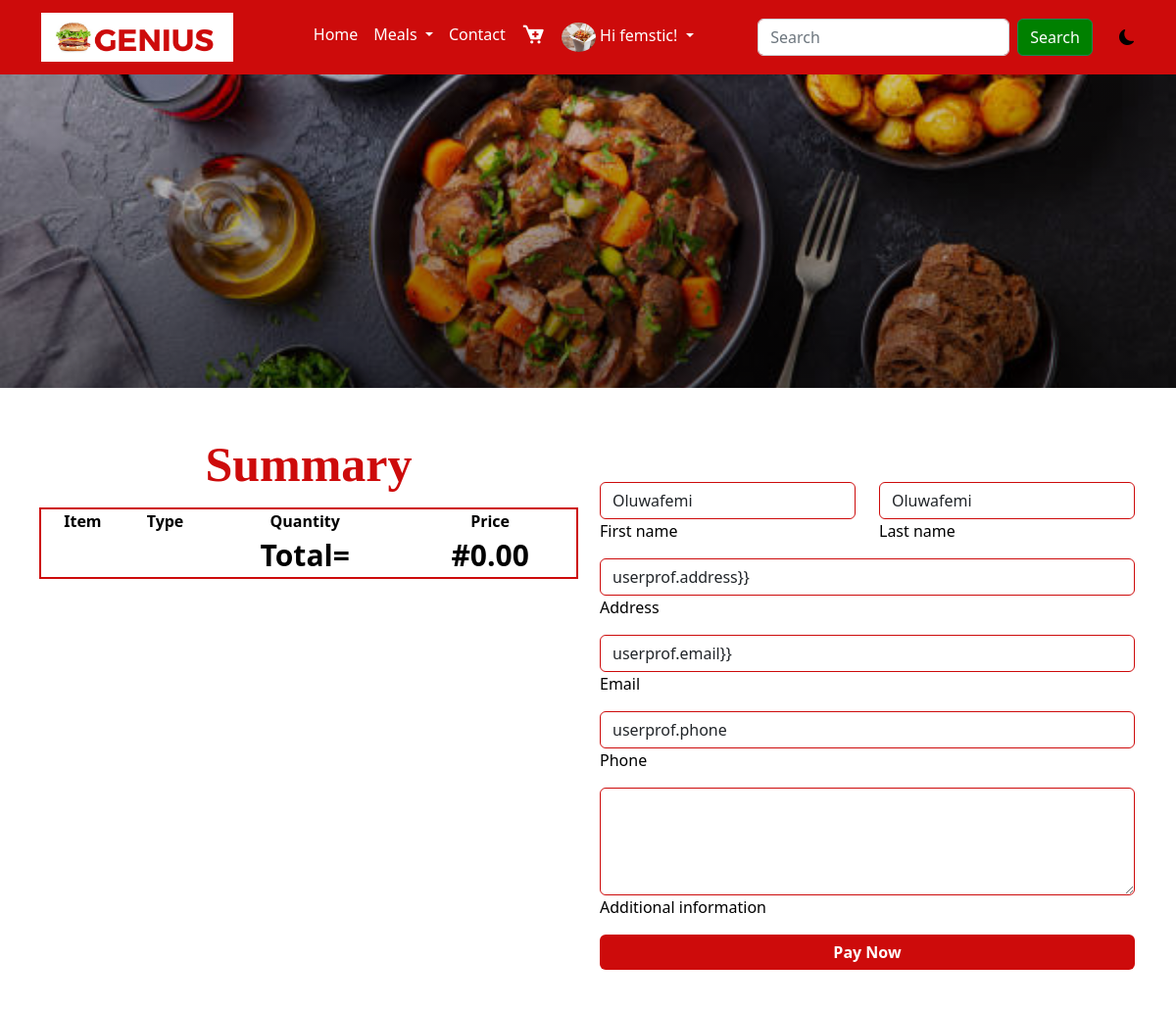
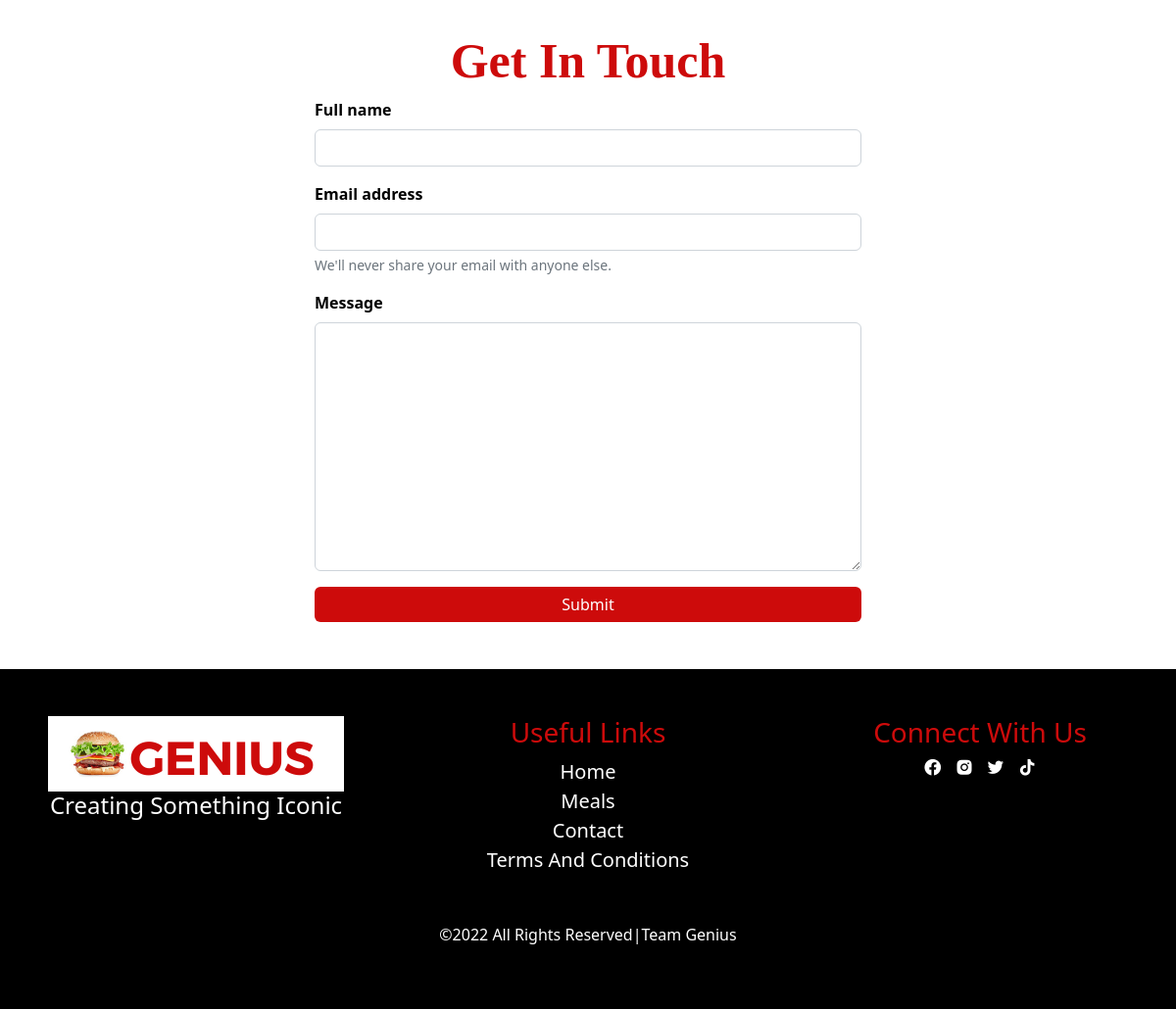
The app's page /checkout (signed in) with its own data (2 pictures, top to bottom).
### main/models.py (models this page shows, shortened)
class AppInfo(models.Model):
    title = models.CharField(max_length=50)
    logo = models.ImageField(upload_to='logo')
    carousel1 = models.ImageField(upload_to='carousel')
    carousel2 = models.ImageField(upload_to='carousel')
    carousel3 = models.ImageField(upload_to='carousel')
    banner = models.ImageField(upload_to='banner')
    copyright = models.IntegerField()

class Customer(models.Model):
    user = models.OneToOneField(User, on_delete=models.CASCADE)
    first_name = models.CharField(max_length=50)
    last_name = models.CharField(max_length=50)
    email = models.EmailField(max_length=100)
    address = models.CharField(max_length=200)
    phone = models.CharField(max_length=50)
    pix = models.ImageField(upload_to='customer', default='customer/avatar.png', blank=True, null=True)

### main/views.py (the view)
# urls.py: path('checkout', views.checkout, name='checkout'),
def checkout(request):
    userprof = Customer.objects.get(user__username = request.user.username)
    cart = Cart.objects.filter(user__username = request.user.username, paid=False)
    for item in cart:
        item.amount = item.price *item.qty
        item.save()
    subtotal = 0
    vat = 0
    total = 0
    for item in cart:
        subtotal += item.price * item.qty
        vat = 0.075 * subtotal
        total = subtotal + vat
    context = {
        'cart':cart,
        'subtotal':subtotal,
        'vat':vat,
        'total':total,
        'userprof':userprof
    }
    return render(request, 'checkout.html', context)

### main/context_processor.py (called while the page is built)
def appdetail(request):
    info = AppInfo.objects.get(pk=1)
    meal = Category.objects.all()
    context = {
        'info':info,
        'meal':meal
    }
    return context

### main/templates/checkout.html (shortened to what this page needs)
{% extends 'base.html' %}
{% load humanize %}
{% block header %} {% include 'header.html' %} {% endblock header %}
{% block banner %} {% include 'banner.html' %} {% endblock banner %}
{% block content %}
<div class="container mt-5 mb-5">
  <div class="row">
    <div class="col-12 col-md-6 cart">
      <table>
        <h1 class="title text-center mb-3">summary</h1>
        <tbody>
          <th>item</th>
          <th>type</th>
          <th>quantity</th>
          <th>price</th>
        </tbody>
        <tr class="total">
          <td> </td>
          <td> </td>
          <td> total=</td>
          <td> #{{total|floatformat:2|intcomma}}</td>
        </tr>
      </table>
    </div>
    <div class="col-12 col-md-6 mt-5 check" >
      <form action="{% url 'pay' %}" method="POST">
        <div class="row mb-2">
          <div class="col">
            <div class="form-outline">
              <input type="text" name="first_name" value="{{userprof.first_name}}" id="form6Example1" class="form-control" />
              <label class="form-label" for="form6Example1">First name</label>
            </div>
          </div>
          <div class="col">
            <div class="form-outline">
              <input type="text" name="last_name" value="{{userprof.last_name}}" id="form6Example2" class="form-control" />
              <label class="form-label" for="form6Example2">Last name</label>
            </div>
          </div>
        </div>
        <div class="form-outline mb-2">
          <input type="text" name="address" value="userprof.address}}" id="form6Example4" class="form-control" />
          <label class="form-label" for="form6Example4">Address</label>
        </div>
        <div class="form-outline mb-2">
          <input type="email" name="email" value="userprof.email}}" id="form6Example5" class="form-control" />
          <label class="form-label" for="form6Example5">Email</label>
        </div>
        <div class="form-outline mb-2">
          <input type="text" name="phone" value="userprof.phone" id="form6Example6" class="form-control" />
          <label class="form-label" for="form6Example6">Phone</label>
        </div>
        <div class="form-outline mb-2">
          <textarea class="form-control" name="add_info" id="form6Example7" rows="4"></textarea>
          <label class="form-label" for="form6Example7">Additional information</label>
        </div>
        <div class="checkbut">
          <button type="submit" class="btn btn-primary btn-block mb-4">Pay Now</button>
        </div>
      </form>
    </div>
  </div>
 </div>
{% endblock content %}
{% block contact %} {% include 'contact.html' %} {% endblock contact %}
{% block footer %} {% include 'footer.html' %} {% endblock footer %}

### main/templates/header.html (shortened to what this page needs)
{% load static %}
<nav class="navbar navbar-expand-lg sticky-top">
    <div class="container">
      <a class="navbar-brand" href="#"><img src="{{info.logo.url}}" alt="" style="height: 50px;"></a>
      <div class="collapse navbar-collapse" id="navbarSupportedContent">
        <ul class="navbar-nav mx-auto mb-2 mb-lg-0">
          {% if user.is_authenticated %}
          <li class="nav-item">
            <a class="nav-link" aria-current="page" href="{% url 'home' %}">Home</a>
          </li>
          <li class="nav-item dropdown">
            <a class="nav-link dropdown-toggle" href="#" role="button" data-bs-toggle="dropdown" aria-expanded="false">
              Meals
            </a>
          </li>
          <li class="nav-item">
            <a class="nav-link" href="#contact">Contact</a>
          </li>
          <li class="nav-item">
            <a class="nav-link" href="{% url 'cart' %}"><i class='bx bxs-cart-add'></i></a>
          </li>
          <li class="nav-item dropdown">
            <a class="nav-link dropdown-toggle" href="#" role="button" data-bs-toggle="dropdown" aria-expanded="false">
             {% if user.customer %}
             <img src="{{user.customer.pix.url}}" alt="">
             {% endif %}
             {% if request.user %}
             <span>Hi {{user.username}}!</span>
             {% endif %}
            </a>
          </li>
          {% endif %}
        </ul>
        <form action="{% url 'search' %}" method="POST" class="d-flex search" role="search">
          <input class="form-control me-2" name="search" type="search" placeholder="Search" aria-label="Search">
          <button class="btn btn-outline-success" type="submit">Search</button>
        </form>
        <div class="jonah">
          <i class="bi bi-moon-fill"></i>
        </div>
      </div>
    </div>
</nav>

### main/templates/footer.html
<div class="container-fluid footer pt-5 pb-5">
    <div class="row footer1">
      <div class="col-12 col-md-4">
        <img src="{{info.logo.url}}" alt="">
        <h4>creating something iconic</h4>
      </div>
      <div class="col-12 col-md-4">
        <h3>useful links</h3>
        <ul class="list-unstyled">
          <li><a href="">home</a></li>
          <li><a href="">meals</a></li>
          <li><a href="">contact</a></li>
          <li><a href="">terms and conditions</a></li>
        </ul>
      </div>
      <div class="col-12 col-md-4">
        <h3>connect with us</h3>
        <ul class="list-unstyled">
          <li class="list-inline-item"><i class='bx bxl-facebook-circle'></i></li>
          <li class="list-inline-item"><i class='bx bxl-instagram-alt'></i></li>
          <li class="list-inline-item"><i class='bx bxl-twitter'></i></li>
          <li class="list-inline-item"><i class='bx bxl-tiktok'></i></li>
        </ul>
      </div>
    </div>
    <hr>
    <div class="row footer2">
      <p class="text-center">&copy;2022 all rights reserved|team genius</p>
    </div>
  </div>

### main/static/css/style.css (style rules this page uses)
* { padding: 0%; margin: 0%; box-sizing: border-box; }
:root { --bg: white; --icon: black; --text: black; --card: black; }
body { background: var(--bg) !important; color: var(--text) !important; }
.jonah { margin-left: 3%; cursor: pointer; }
.navbar { background-color: #cd0b0b; }
.navbar ul a { color: white; }
.search button { background-color: green; color: white; }
.nav-item i { font-size: 25px; }
.nav-item img { height: 30px; border-radius: 100%; }
.title { text-transform: capitalize; font-family: Cambria, Cochin, Georgia, Times, 'Times New Roman', serif; font-weight: 700; color: #cd0b0b; font-size: 50px; }
.footer { background: black; }
.footer1 { text-align: center; }
.footer1 h4 { color: white; text-transform: capitalize; }
.footer1 h3 { text-transform: capitalize; color: #cd0b0b; }
.footer1 ul a { text-decoration: none; text-transform: capitalize; color: white; font-size: 20px; }
.footer1 ul i { color: white; font-size: 20px; transition: 1s; cursor: pointer; }
.footer2 { color: white; text-transform: capitalize; }
.cart table { width: 100%; outline: 2px solid #cd0b0b; }
.cart tbody { text-align: center; text-transform: capitalize; font-weight: 600; }
.cart h1 { text-transform: capitalize; color: #cd0b0b; }
.total td { font-weight: 700; font-size: 30px; }
.checkbut button { background-color: #cd0b0b; border: none; width: 100%; text-transform: capitalize; font-weight: 700; }
.check form input { border-color: #cd0b0b !important; }
.check form textarea { border-color: #cd0b0b !important; }

### records on screen
AppInfo: logo (picture)
Customer: first_name "Oluwafemi", last_name "Oluwafemi"

### other values on screen
{{ user.username }} "femstic"
{{ total|floatformat:2|intcomma }} "0.00"
